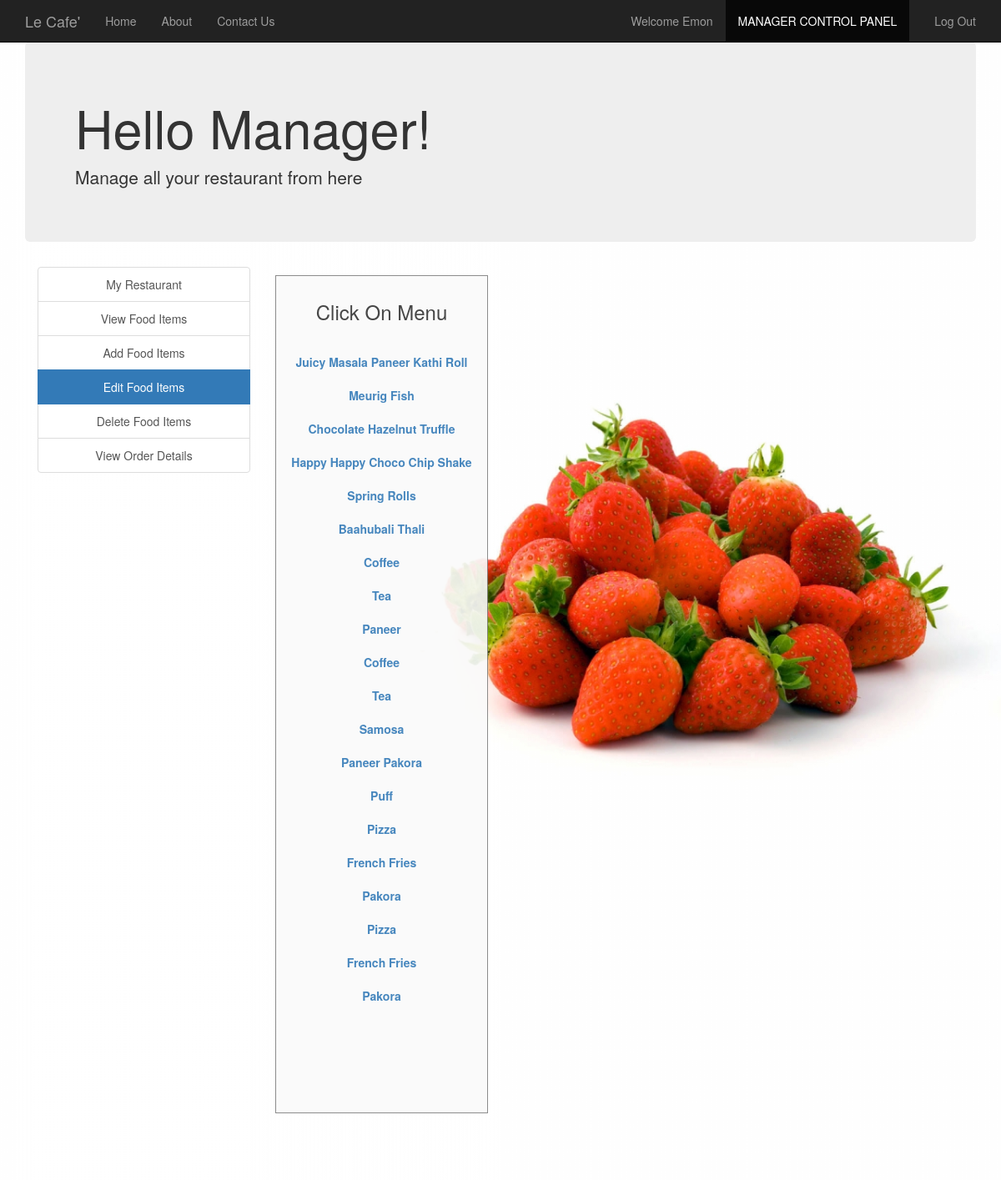
Page /edit_food_items.php (signed in) on the committed database.
### tables this page shows
CREATE TABLE `manager` (
  `username` varchar(30) NOT NULL,
  `fullname` varchar(30) NOT NULL,
  `email` varchar(30) NOT NULL,
  `contact` varchar(30) NOT NULL,
  `address` varchar(50) NOT NULL,
  `password` varchar(30) NOT NULL
);

CREATE TABLE `food` (
  `F_ID` int(30) NOT NULL,
  `name` varchar(30) NOT NULL,
  `price` int(30) NOT NULL,
  `description` varchar(200) NOT NULL,
  `R_ID` int(30) NOT NULL,
  `images_path` varchar(200) NOT NULL,
  `options` varchar(10) NOT NULL DEFAULT 'ENABLE'
);

### session_m.php (called while the page is built, shortened)
<?php
$conn = Connect();
$user_check=$_SESSION['login_user1'];
$query = "SELECT username FROM MANAGER WHERE username = '$user_check'";
$ses_sql = mysqli_query($conn, $query);
$row = mysqli_fetch_assoc($ses_sql);
$login_session =$row['username'];
?>

### edit_food_items.php (the view, shortened to what this page needs)
<?php
include('session_m.php');
?>
<!DOCTYPE html>
<html>
  <head>
  </head>
  <link rel="stylesheet" type = "text/css" href ="css/edit_food_items.css">
  <link rel="stylesheet" type = "text/css" href ="css/bootstrap.min.css">
  <body>
    <nav class="navbar navbar-inverse navbar-fixed-top navigation-clean-search" role="navigation">
      <div class="container">
        <div class="navbar-header">
          <a class="navbar-brand" href="index.php">Le Cafe'</a>
        </div>
        <div class="collapse navbar-collapse " id="myNavbar">
          <ul class="nav navbar-nav">
            <li><a href="index.php">Home</a></li>
            <li><a href="aboutus.php">About</a></li>
            <li><a href="contactus.php">Contact Us</a></li>
          </ul>
          <ul class="nav navbar-nav navbar-right">
            <li><a href="#"><span class="glyphicon glyphicon-user"></span> Welcome <?php echo $login_session; ?> </a></li>
            <li class="active"> <a href="managerlogin.php">MANAGER CONTROL PANEL</a></li>
            <li><a href="logout_m.php"><span class="glyphicon glyphicon-log-out"></span> Log Out </a></li>
          </ul>
        </div>
      </div>
    </nav>
<div class="container">
    <div class="jumbotron">
     <h1>Hello Manager! </h1>
     <p>Manage all your restaurant from here</p>
    </div>
    </div>
<div class="container">
    	<div class="col-xs-3" style="text-align: center;">
    	<div class="list-group">
    		<a href="myrestaurant.php" class="list-group-item ">My Restaurant</a>
    		<a href="view_food_items.php" class="list-group-item ">View Food Items</a>
    		<a href="add_food_items.php" class="list-group-item ">Add Food Items</a>
    		<a href="edit_food_items.php" class="list-group-item active">Edit Food Items</a>
    		<a href="delete_food_items.php" class="list-group-item ">Delete Food Items</a>
        <a href="view_order_details.php" class="list-group-item ">View Order Details</a>
    	</div>
    </div>
<div class="col-xs-3">
  <div class="form-area" style="padding: 10px 10px 110px 10px; ">
    <div style="text-align: center;">
      <h3>Click On Menu <br><br></h3>
    </div>
    <?php
    $query = mysqli_query($conn, "SELECT * FROM food f WHERE f.R_ID IN (SELECT r.R_ID FROM RESTAURANTS r WHERE r.M_ID='$user_check') ORDER BY F_ID");
    while ($row = mysqli_fetch_array($query)) {
      ?>
      <div class="list-group" style="text-align: center;">
        <?php
      echo "<b><a href='edit_food_items.php?update= {$row['F_ID']}'>{$row['name']}</a></b>";
        ?>
      </div>
    <?php
    }
    ?>
  </div>
</div>
</div>
  </body>
<br>
</html>

### css/edit_food_items.css (style rules this page uses)
body,html { height: 100%; }
body { padding-top: 50px; background-image: url('headerimg2.jpg'); background-repeat: repeat; background-size: 100%; }
.form-area { background-color: #FAFAFA; padding: 10px 40px 60px; margin: 10px 0px 60px; border: 1px solid GREY; opacity:0.9; }

### rows in the picture
manager: username "Emon"
food: name "Juicy Masala Paneer Kathi Roll"
food: name "Meurig Fish"
food: name "Chocolate Hazelnut Truffle"
food: name "Happy Happy Choco Chip Shake"
food: name "Spring Rolls"
food: name "Baahubali Thali"
food: name "Coffee"
food: name "Tea"
food: name "Paneer"
food: name "Coffee"
food: name "Tea"
food: name "Samosa"
food: name "Paneer Pakora"
food: name "Puff"
food: name "Pizza"
food: name "French Fries"
food: name "Pakora"
food: name "Pizza"
food: name "French Fries"
food: name "Pakora"
